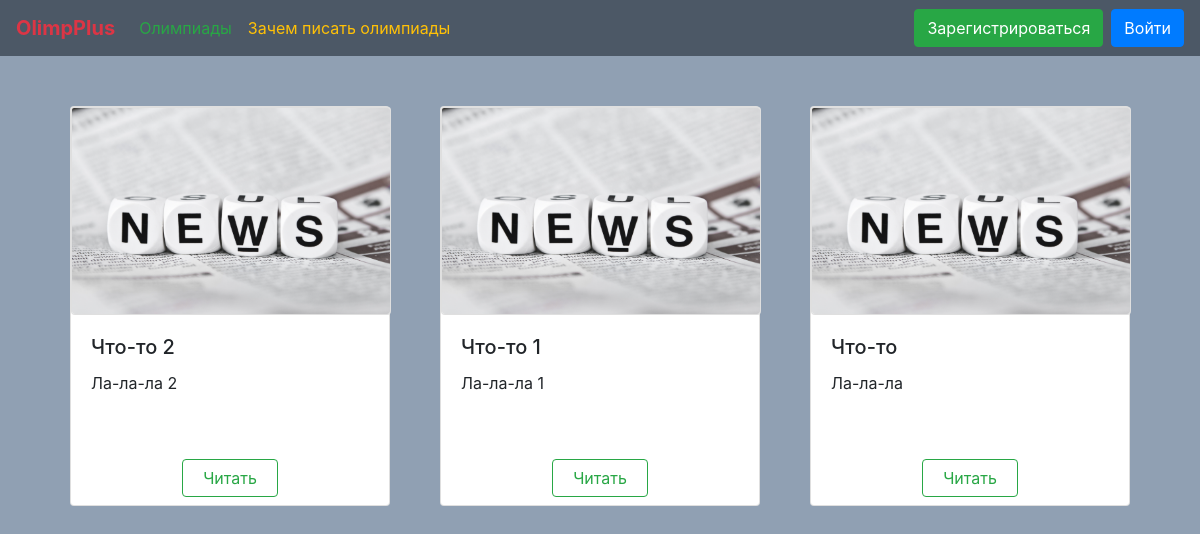
Before: / with the older database file.
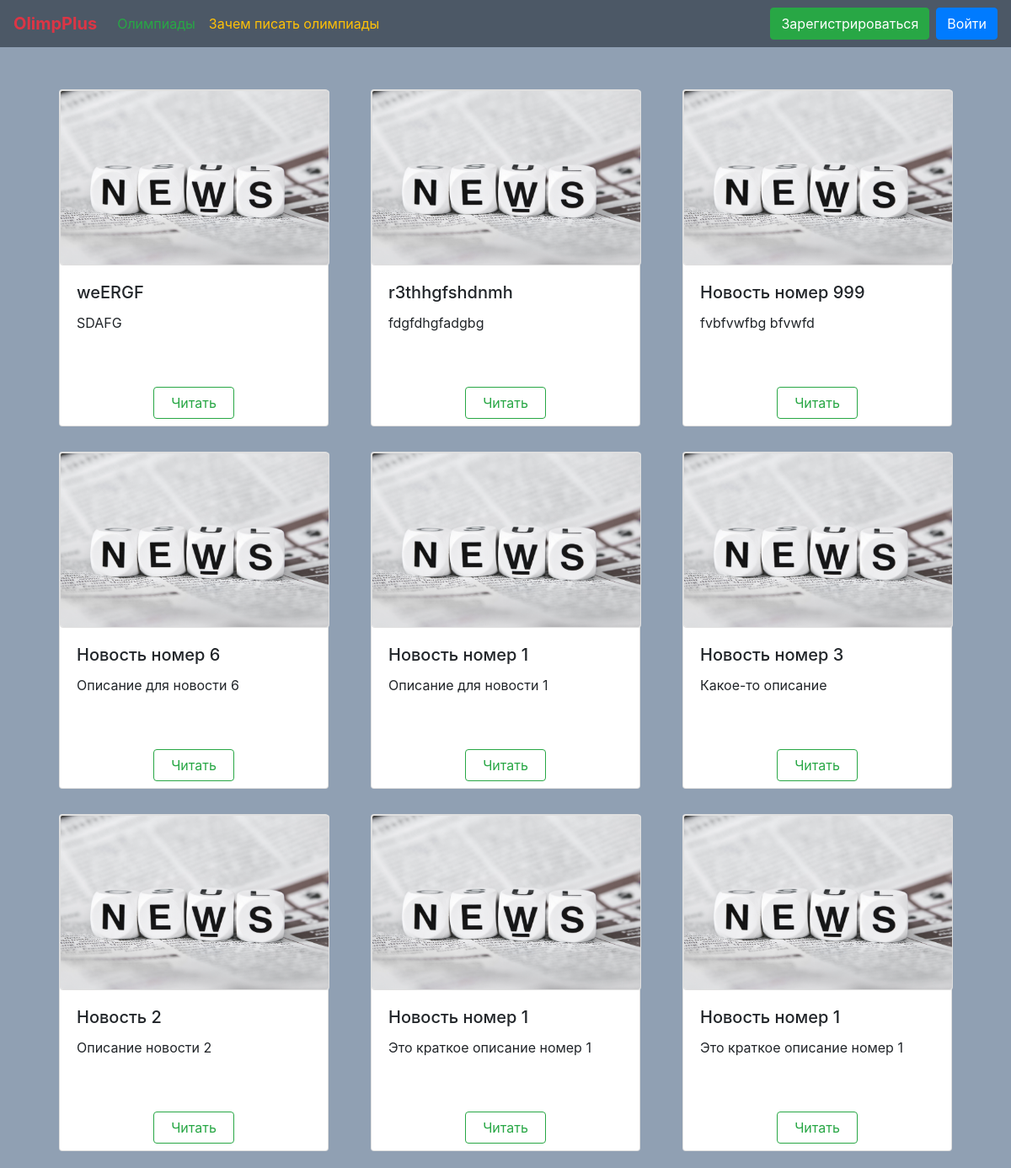
After: the same page with the newer database file.
### data/tables/olimpiadsGroupNews.py (models this page shows)
class OlimpiadsGroupNews(SqlAlchemyBase):
    __tablename__ = 'olimpiad_group_news'
    id = sqlalchemy.Column(sqlalchemy.Integer, primary_key=True, autoincrement=True)
    title = sqlalchemy.Column(sqlalchemy.String)
    description = sqlalchemy.Column(sqlalchemy.String)
    text = sqlalchemy.Column(sqlalchemy.String)
    photo = sqlalchemy.Column(sqlalchemy.String)
    date = sqlalchemy.Column(sqlalchemy.DateTime, default=datetime.datetime.now)
    olimpiad_group_id = sqlalchemy.Column(sqlalchemy.Integer, sqlalchemy.ForeignKey('olimpiads_groups.id'))

### main.py (the view)
@app.route('/')
def news():
    db_session = create_session()
    all_news = sorted(db_session.query(OlimpiadsGroupNews).all(), key=lambda x: x.date, reverse=True)
    news_in_rows = []
    for i in range(0, len(all_news), 3):
        news_in_rows.append(all_news[i: min(len(all_news), i + 3)])
    return render_template("news.html", news=news_in_rows)

### data/database/all_for_session.py (called while the page is built)
def create_session() -> Session:
    global __factory
    return __factory()

### templates/news.html
{% extends "base.html" %}
{% block content %}
<div class="container" style="margin-top: 50px">
{% for row in news %}
    <div class="row justify-content-between" style="margin-top: 30px; margin-bottom: 20px;">
    {% for item in row %}
        <div class="col">
            <div class="card" style="width: 20rem; height: 25rem; padding-bottom: 8px; margin:auto">
                <img src={{ item.photo }} onerror="this.src='../static/img/news/default.jpg'" class="card card-img-top" style="width: 20rem; height: 13rem">
                <div class="card-body">
                    <h5 class="card-title">{{ item.title }}</h5>
                    <p class="card-text">{{ item.description }}</p>
                </div>
                <a href="particular_news/{{ item.id }}" class="card-link btn btn-outline-success" style="width: 6rem; margin: auto">Читать</a>
            </div>
        </div>
    {% endfor %}
    </div>
{% endfor %}
</div>
{% endblock %}

### templates/base.html (shortened to what this page needs)
<!DOCTYPE html>
<html lang="en">
<head>
    <link rel="stylesheet" href="https://stackpath.bootstrapcdn.com/bootstrap/4.4.1/css/bootstrap.min.css"
>
    <link rel="stylesheet" href="../static/css/style.css">
</head>
<body>
    <nav class="navbar navbar-expand-lg navbar-light" style="background-color: #4c5866">
        <a class="navbar-brand text-danger" href="/"><strong>OlimpPlus</strong></a>
        <div class="collapse navbar-collapse" id="menu">
            <ul class="navbar-nav mr-auto">
                <li class="nav-item">
                    <a class="nav-link text-success" href="/olimpiads">Олимпиады</a>
                </li>
                <li class="nav-item">
                    <a class="nav-link text-warning" href="/why_olimps">Зачем писать олимпиады</a>
                </li>
            </ul>
        </div>
        {% if current_user.is_authenticated %}
            <div class="collapse navbar-collapse d-flex flex-row-reverse" id="profile">
                <ul class="navbar-nav my-2 my-lg-0">
                    <li class="nav-item dropdown btn-group">
                        <a href="#" data-toggle="dropdown" aria-haspopup="true" aria-expanded="false">
                            <img src="{{ current_user.photo }}" width="35" height="35" style="border-radius: 50%">
                        </a>
                        <div class="dropdown-menu dropdown-menu-right">
                            <a class="dropdown-item" href="/user_olimpiads">Мои олимпиады</a>
                            <div class="dropdown-divider"></div>
                            <a class="dropdown-item" href="/edit_profile">Редактировать профиль</a>
                            <a class="dropdown-item" href="/logout">Выйти из аккаунта</a>
                        </div>
                    </li>
                </ul>
            </div>
        {% else %}
            <div class="collapse navbar-collapse d-flex flex-row-reverse" id="enter_buttons">
                <ul class="navbar-nav my-2 my-lg-0">
                    <li class="nav-item mr-2"><a class="btn btn-success" href="/register">Зарегистрироваться</a></li>
                    <li class="nav-item"><a class="btn btn-primary" href="/login">Войти</a></li>
                </ul>
            </div>
        {% endif %}
    </nav>
    <main role="main" class="container">
        {% block content %}{% endblock %}
    </main>
</body>
</html>

### static/css/style.css (style rules this page uses)
body { background-color: #90A0B3; }

Changed rows visible on the page:
removed OlimpiadsGroupNews: title "Что-то 2", description "Ла-ла-ла 2"
removed OlimpiadsGroupNews: title "Что-то 1", description "Ла-ла-ла 1"
removed OlimpiadsGroupNews: title "Что-то", description "Ла-ла-ла"
added OlimpiadsGroupNews: title "weERGF", description "SDAFG"
added OlimpiadsGroupNews: title "r3thhgfshdnmh", description "fdgfdhgfadgbg"
added OlimpiadsGroupNews: title "Новость номер 999", description "fvbfvwfbg bfvwfd"
added OlimpiadsGroupNews: title "Новость номер 6", description "Описание для новости 6", {{ item.id }} 6 (drawn)
added OlimpiadsGroupNews: title "Новость номер 1", description "Описание для новости 1"
added OlimpiadsGroupNews: title "Новость номер 3", description "Какое-то описание"
added OlimpiadsGroupNews: title "Новость 2", description "Описание новости 2"
added OlimpiadsGroupNews: title "Новость номер 1", description "Это краткое описание номер 1"
added OlimpiadsGroupNews: title "Новость номер 1", description "Это краткое описание номер 1"
